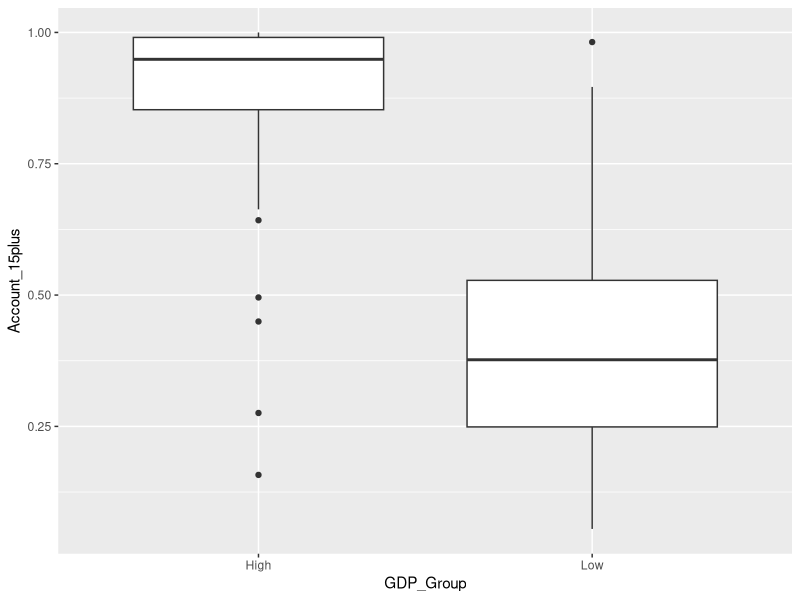
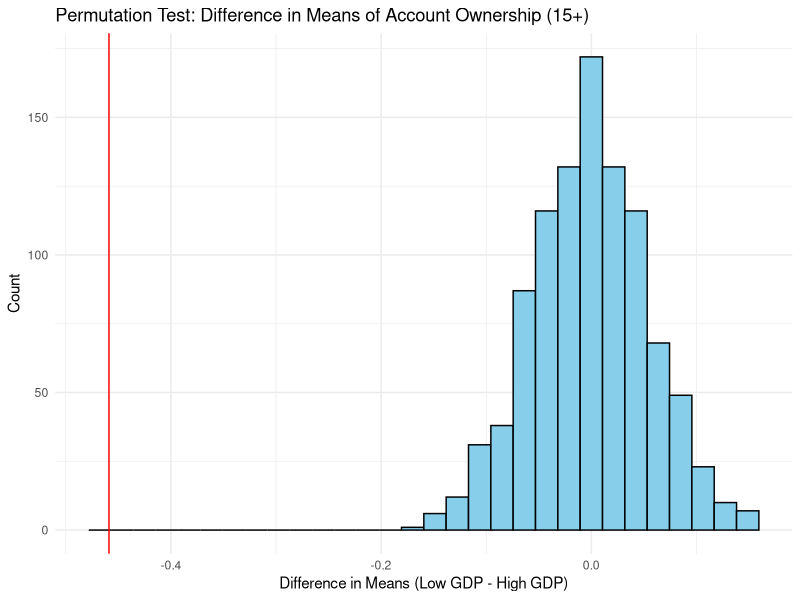
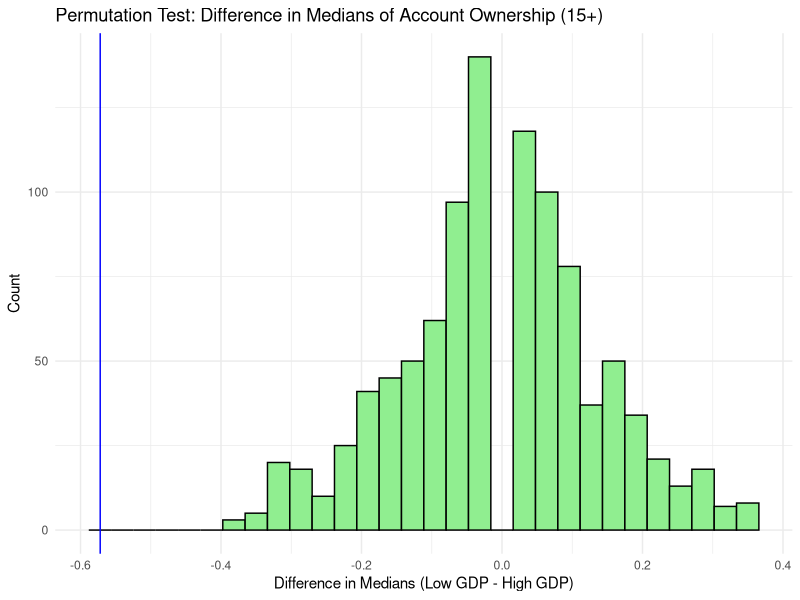

Write R code to recreate these figures, in order.
## ---- chunk 1

# Load and clean GDP dataset, assign GDP groups based on the median GDP per capita

library(tidyverse)
library(readxl)

GDP_analysis <- read_excel("GDP_analysis.xlsx", sheet = "Data", skip = 1)
colnames(GDP_analysis) <- c(
  "Country", 
  "GDP_Per_Capita", 
  "Account_15plus", 
  "Saved_15plus", 
  "Borrowed_Formal_15plus", 
  "Account_Female", 
  "Account_Male", 
  "Owns_Credit_Card")

DP_analysis <- GDP_analysis |> 
  mutate(across(GDP_Per_Capita:Owns_Credit_Card, as.numeric))
  
median_gdp <- GDP_analysis |>
  summarise(median_gdp = median(GDP_Per_Capita, na.rm = TRUE)) |>
  pull(median_gdp)

GDP_analysis <- GDP_analysis |>  
  mutate(GDP_Group = ifelse(GDP_Per_Capita >= median_gdp, "High", "Low"))

## ---- chunk 2

# Creates a boxplot to compare account ownership (age 15+) between high and low-GDP countries.

GDP_analysis |>
  ggplot(aes(x = GDP_Group, y = Account_15plus)) +
  geom_boxplot()
## ---- chunk 3

# Define a function to generate one permutation sample and calculate differences in means and medians

perm_data <- function(rep, data) {
  data |>
    select(GDP_Group, Account_15plus) |>

# Randomly permute account ownership values (simulate the null hypothesis)

    mutate(Account_15plus_perm = sample(Account_15plus, replace = FALSE)) |>
    
# Group by GDP group to compute observed and permuted group summaries

    group_by(GDP_Group) |>
    summarize(
      obs_ave = mean(Account_15plus, na.rm = TRUE),
      obs_med = median(Account_15plus, na.rm = TRUE),
      perm_ave = mean(Account_15plus_perm, na.rm = TRUE),
      perm_med = median(Account_15plus_perm, na.rm = TRUE),
      .groups = "drop"
    ) |>
    
# Calculate the differences between groups (Low GDP - High GDP)

    summarize(
      obs_ave_diff = diff(obs_ave),
      obs_med_diff = diff(obs_med),
      perm_ave_diff = diff(perm_ave),
      perm_med_diff = diff(perm_med),
      rep = rep
    )
}

perm_results <- map_df(1:1000, perm_data, data = GDP_analysis)

head(perm_results)


## ---- chunk 4

# This chunk plots the  distribution of mean differences in account ownership between GDP groups that were ran in the simulation


ggplot(perm_results, aes(x = perm_ave_diff)) +
  geom_histogram(bins = 30, fill = "skyblue", color = "black") +
  geom_vline(aes(xintercept = mean(obs_ave_diff)), color = "red") +
  labs(
    title = "Permutation Test: Difference in Means of Account Ownership (15+)",
    x = "Difference in Means (Low GDP - High GDP)",
    y = "Count"
  ) +
  theme_minimal()

## ---- chunk 5

# This chunk plots the  distribution of median differences in account ownership between GDP groups that were ran in the simulation


ggplot(perm_results, aes(x = perm_med_diff)) +
  geom_histogram(bins = 30, fill = "lightgreen", color = "black") +
  geom_vline(aes(xintercept = mean(obs_med_diff)), color = "blue",) +
  labs(
    title = "Permutation Test: Difference in Medians of Account Ownership (15+)",
    x = "Difference in Medians (Low GDP - High GDP)",
    y = "Count"
  ) +
  theme_minimal()
